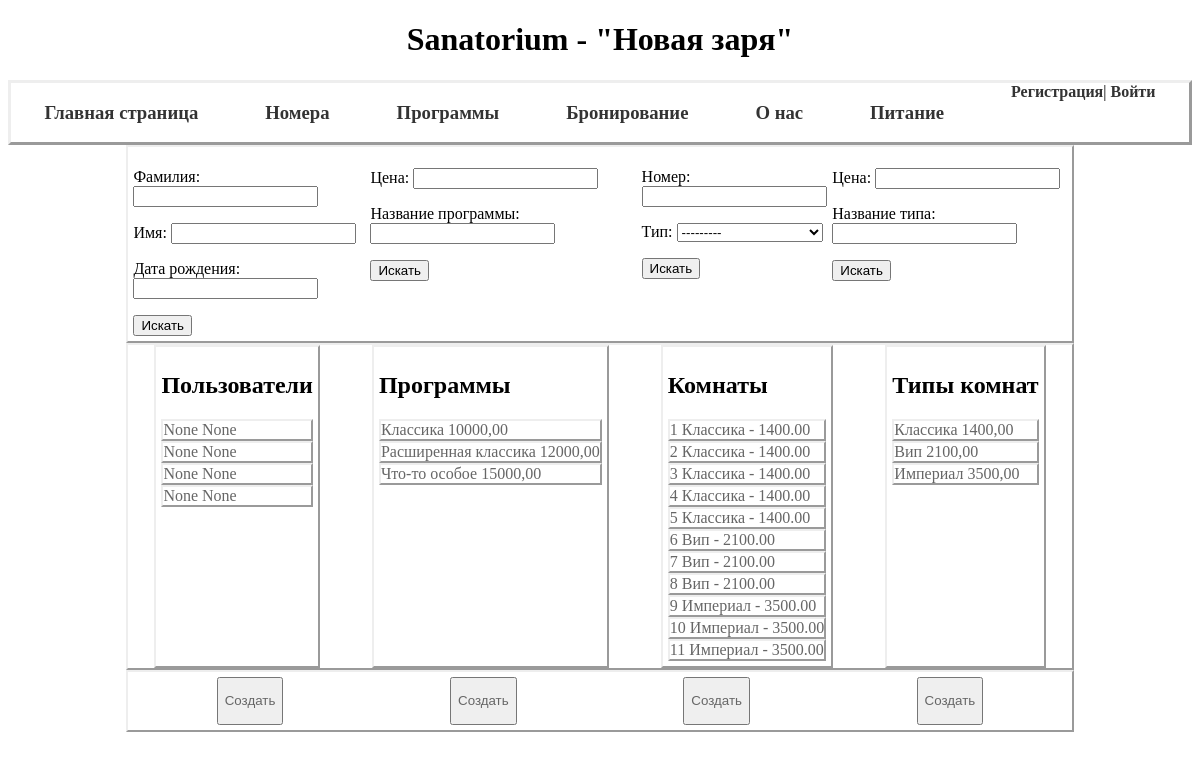
Before: /Sanatorium/adminviews/ with the older database file.
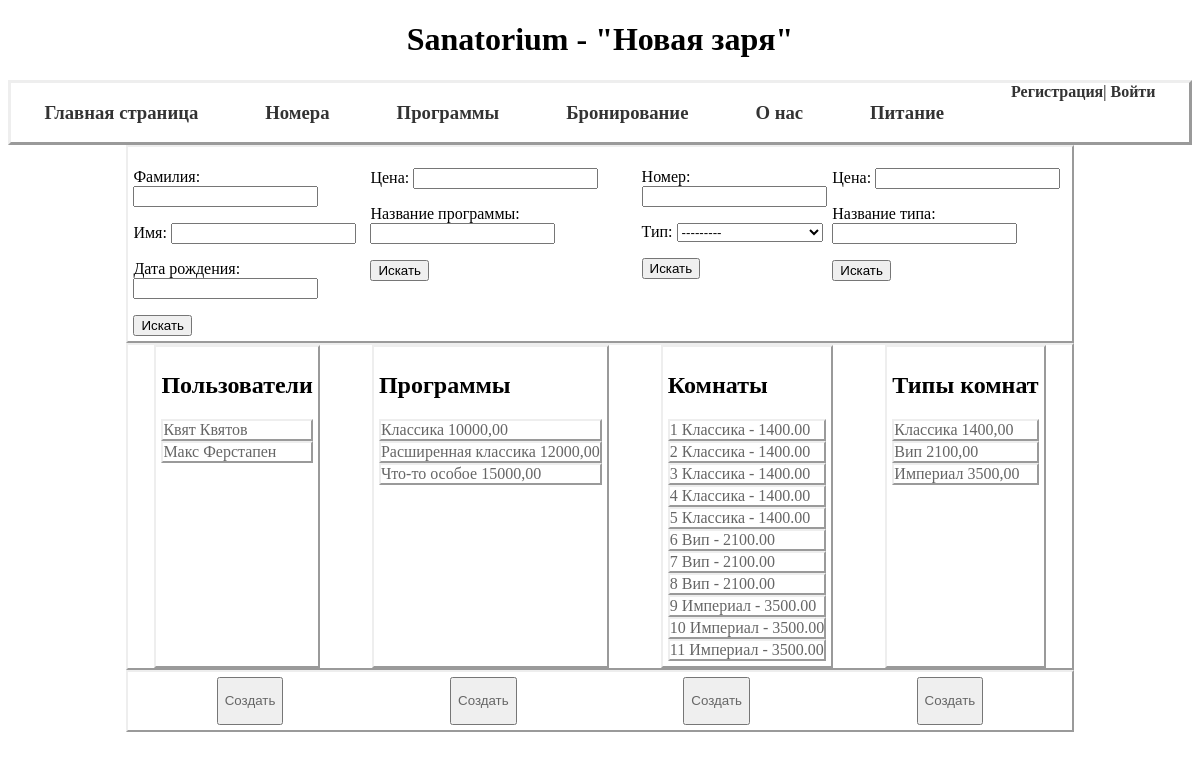
After: the same page with the newer database file.
### Sanatorium/models.py (models this page shows, shortened)
class Users(models.Model):
    user = models.OneToOneField(User, on_delete=models.CASCADE)
    first_name = models.CharField(verbose_name="Имя", blank= True, null =True, max_length=50)
    last_name = models.CharField(verbose_name="Фамилия",blank = True, null=True, max_length=50)
    middle_name = models.CharField(verbose_name="Отчество", max_length=50,blank = True, null=True)
    birth_date = models.DateField(verbose_name="Дата рождения", default=date(2000, 1, 1))
    create_at = models.DateTimeField(verbose_name="Дата создания", auto_now_add=True)
    updated_at = models.DateTimeField(verbose_name="Дата изменения ", auto_now=True)
    class Meta:
        verbose_name = "Пользователь"
        verbose_name_plural = "Пользователи"
        ordering = ['last_name', 'first_name']

class Program(models.Model):
    name = models.CharField(verbose_name="Название программы", max_length=50)
    price = models.DecimalField(verbose_name="Цена", max_digits=15, decimal_places=2)
    description = models.CharField(verbose_name="Описание", max_length=2000, null=True, default="Тут будет описание")
    date = models.IntegerField(verbose_name="Дата проведения", null=True)
    briefly_description = models.CharField(verbose_name="Краткое описание", max_length=1200, null=True,
                                           default="Краткое описание")
    slug = models.SlugField(max_length=255, unique=True, db_index=True, verbose_name='URL', null=True)
    class Meta:
        verbose_name = "Программа"
        verbose_name_plural = "Программы"

class Room(models.Model):
    type = models.ForeignKey('Type', on_delete=models.CASCADE, verbose_name="Тип комнаты")
    image = models.ImageField(upload_to="media/", blank=True, default="media/mask")
    is_order = models.BooleanField(verbose_name="занят", default=False)
    slug = models.SlugField(max_length=255, unique=True, db_index=True, verbose_name="URL", null=True)
    class Meta:
        verbose_name = "Комната"
        verbose_name_plural = "комнаты"

class Type(models.Model):
    name = models.CharField(verbose_name="Тип комнаты", max_length=50)
    price = models.DecimalField(verbose_name="Цена за ночь", max_digits=15, decimal_places=2)
    description = models.CharField(verbose_name="Описание", max_length=1000, default="ничего")
    brify_description = models.CharField(verbose_name="Краткое описание", max_length=700, default="кр опис")
    def __str__(self):
        return f'{self.name} - {self.price}'
    class Meta:
        verbose_name = "Тип"
        verbose_name_plural = "Типы"

### Sanatorium/views.py (the view)
class AdminViews(DataMixin,ListView):
    template_name = "sanatorium/admiinpage.html"
    model = Users
    context_object_name = "user"
    paginate_by = 20
    def get_context_data(self, *, object_list=None, **kwargs):
        context = super().get_context_data(**kwargs)
        queryset = self.get_queryset()
        us_filter = UserFilter(self.request.GET,queryset)
        pr_filter = ProgramFilter(self.request.GET, queryset=Program.objects.all(),prefix="program")
        rm_filter = RoomFilter(self.request.GET, queryset=Room.objects.all(),prefix="room")
        tp_filter = TypeFilter(self.request.GET, queryset=Type.objects.all(),prefix="type")
        c_def = self.get_user_context(
            program = pr_filter.qs,
            room = rm_filter.qs,
            type = tp_filter.qs,
            us_filter= us_filter,
            pr_filter=pr_filter,
            rm_filter=rm_filter,
            tp_filter = tp_filter)
        return {**context,**c_def}
    def get_queryset(self):
        queryset = super().get_queryset()
        us_filter = UserFilter(self.request.GET,queryset)
        return us_filter.qs

### Sanatorium/utils.py (called while the page is built)
    def get_user_context(self,**kwargs):
        context = kwargs
        context['menu'] = menu
        context['title']=title
        return context

### Sanatorium/templates/sanatorium/admiinpage.html
{% extends 'sanatorium/base.html' %}
{% block content %}
<div class="filters">
    <form method="get" action="http://127.0.0.1:8000/Sanatorium/adminviews/">
            {{ us_filter.form.as_p }}
            <button type="submit">Искать</button>
    </form>
    <form method="get" action="http://127.0.0.1:8000/Sanatorium/adminviews/">
        {{ pr_filter.form.as_p }}
        <button type="submit">Искать</button>
</form>
    <form method="get" action="http://127.0.0.1:8000/Sanatorium/adminviews/">
        {{ rm_filter.form.as_p }}
        <button type="submit">Искать</button>
</form>
    <form method="get" action="http://127.0.0.1:8000/Sanatorium/adminviews/">
        {{ tp_filter.form.as_p }}
        <button type="submit">Искать</button>
</form>
</div>
<div class = "lists">
<div class = "userlist">
    <ul>
        <h2>Пользователи</h2>
        {%for user in user%}
        <li><a href="{% url 'edituser' user.id%}">{{user.first_name}} {{user.last_name}}</a></li>
        {%endfor%}
    </ul>
</div>
<div class="programlist">
    <ul>
        <h2>Программы</h2>
        {%for prog in program%}
        <li><a href="{% url 'editprogram' prog.id%}">{{prog.name}} {{prog.price}}</a></li>
        {%endfor%}
    </ul>
</div>
<div class = "roomlist">
<ul>
    <h2>Комнаты</h2>
    {%for room in room%}
    <li><a href="{% url 'editroom' room.id%}">{{room.pk}} {{room.type}}</a></li>
    {%endfor%}
</ul>
</div>
<div class="typelist">
<ul>
    <h2>Типы комнат</h2>
    {%for type in type%}
        <li><a href="{% url 'edittype' type.id%}">{{type.name}} {{type.price}}</a></li>
        {%endfor%}
</ul>
</div>
</div>
<div class = "buttoncreate">
    <div class="createuser"><button><a href="{% url 'createuser' %}"><p>Создать</p></a></button></div>
    <div class="createprogram"><button><a href="{% url 'createprogram' %}"><p>Создать</p></a></button></div>
    <div class="createroom"><button><a href="{% url 'createroom'%}"><p>Создать</p></a></button></div>
    <div class="createtype"><button><a href="{% url 'createtype' %}"><p>Создать</p></a></button></div>
</div>
{% endblock %}

Changed rows visible on the page:
removed Users: first_name "None", last_name "None"
removed Users: first_name "None", last_name "None"
removed Users: first_name "None", last_name "None"
removed Users: first_name "None", last_name "None"
added Users: first_name "Квят", last_name "Квятов"
added Users: first_name "Макс", last_name "Ферстапен"
